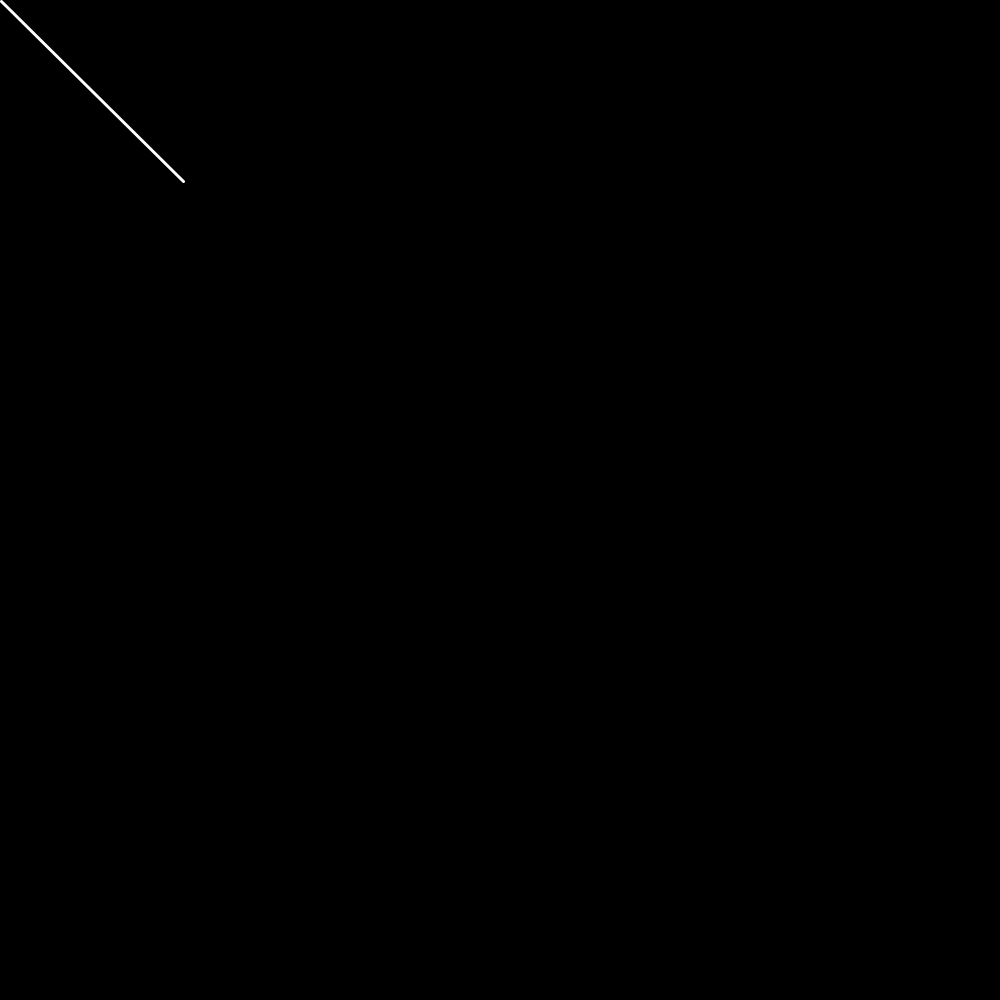
Frame 1 (no input)
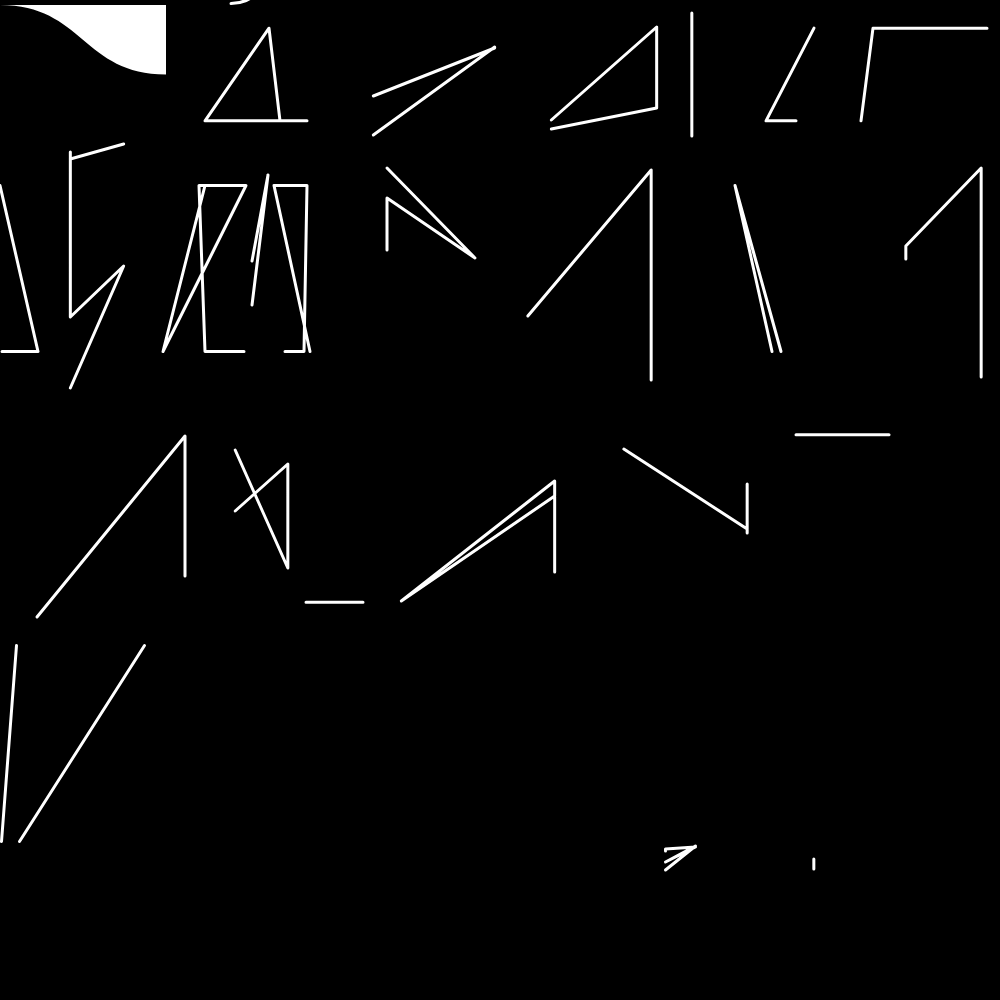
Frame 60 (no input)
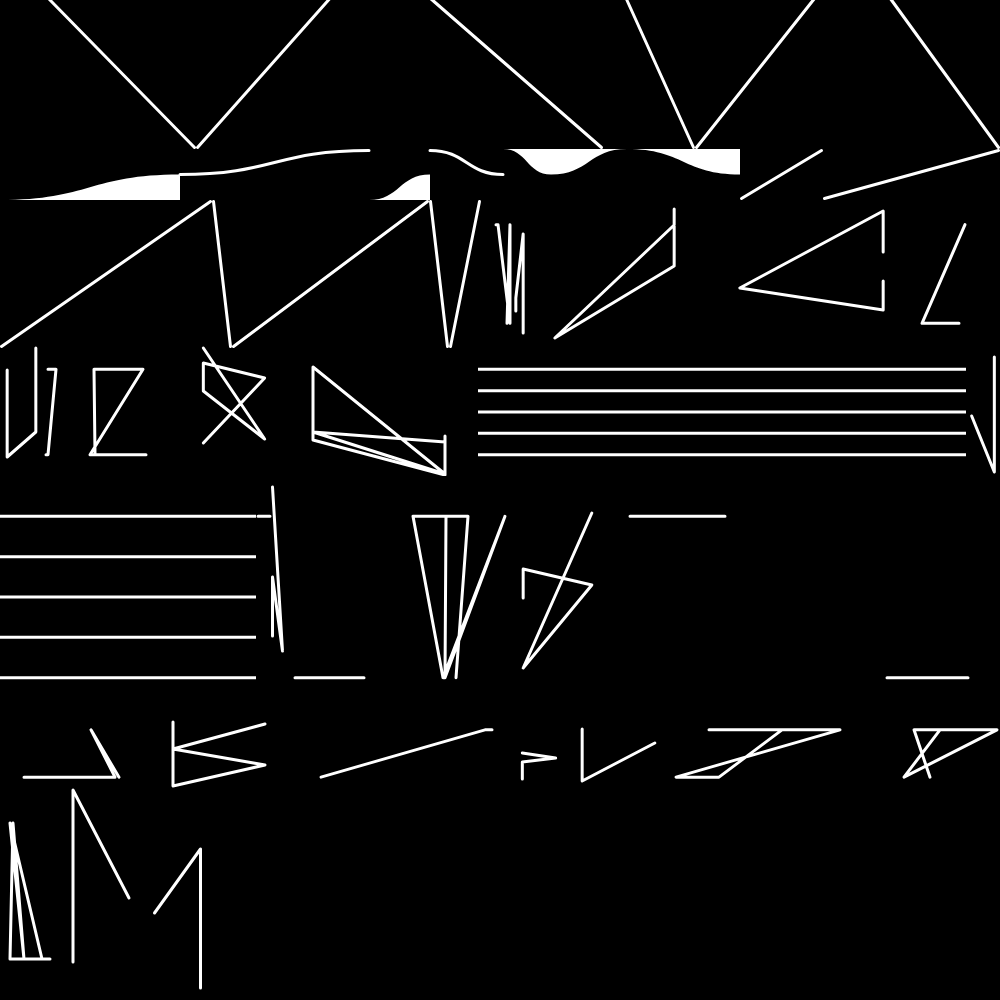
Frame 120 (the mouse pressed at the canvas centre since frame 60)

The p5.js sketch that drew these frames (run headless with seeded random() and noise() and a simulated clock; from frame 60 on, the mouse is pressed at the canvas centre):

// p5.js sketch
// ── sketch.js
// enable strict mode
"use strict";

// VARIABLES
// ----------------------------------------------------------
var border = 200;

// UNITS
var u = {
  wMin: 10,
  wMax: 230,
  hMin: 10,
  hMax: 260,
  w: 0,
  h: 0
}

// selects PATTERNS
var choose = {
  main: 0,
  max: 0,
  local: 0
}

// PATTERNS
var names = [
              "diagLine",
              "triangleDraw",
              "circle",
              "diagLine2",
              "horizontLines",
              "lineFigures",
              "sineWave",
              "curves",
              "space"
            ];
var patterns = [];

// ARRAY
var a = {
  val: []
}

// NOISE
var n = {
  x : {
    off: 0,
    incr: 0.04
  },
  y : {
    off: 0,
    incr: 0.001
  }
}

var sine = {
  angle: 0,
  scale: 0,
  off: 0,
  offincr: 0.005,
  incr: 3.14/14
}

// POSITION
var p = {
  x: 0,
  y: 0
}

// COLOR
var col = {
  bgnd: 0,
  f: 255,
  s: 255
}

// STROKE
var s = {
  weight: 3,
  off: 0,
  cap: 0,
  join: 0,
  choose: 0
}

// ------------------------------------ ----------------------

function setup() {
  initPatterns();

  // initialize Variables
  s.off = s.weight/2;
  s.cap = ROUND;
  s.join = ROUND;

  u.w = int(random(u.wMin, u.wMax));
  u.h = int(random(u.hMin, u.hMax));

  // SETTINGS
  createCanvas(windowWidth-border, windowHeight);
  frameRate(20);
  background(col.bgnd);
}

// ----------------------------------------------------------

function draw() {
  // Assign noise to Array values
  setPatternNoise();

  // copy values from patterns in array
  a.val = new Array(patterns.length);
  for (let i=0; i < patterns.length; i++) {
    a.val[i] = patterns[i].value;
  }
  choose.max = max(a.val);

  // map noise to choose function
  choose.main = map(noise(n.x.off), 0, 1, 0, choose.max);

  // set Unit Width to random or until margin
  if (dist(p.x, p.y, width, p.y) > u.wMax) {
    u.w = round(random(u.wMin, u.wMax));
  } else {
    u.w = round(dist(p.x, p.y, width, p.y));
  }

  // sort patterns by value
  patterns.sort(function(a, b){
    return a.value-b.value
  })

  // selects Function according to pattern.name
  chooseFunction();

  // Paragraph Overflow or move X
  if (p.x + u.w > width-1) {
    // random Unit Height
    p.x = 0;
    p.y += u.h;
    u.h = round(random(u.hMin, u.hMax));
  } else {
    p.x += u.w;
  }

  // NOISE increment
  n.x.off += n.x.incr;
  n.y.off += n.y.incr;

  scrollScreen();
}

// ----------------------------------------------------------
// CORE FUNCTIONS

function initPatterns() {
  for (let i=0; i<names.length; i++) {
    patterns[i] = {
      name: names[i],
      value: 0,
      start: random(100000)
    }
  }
}

function setPatternNoise() {
  for (let i=0; i<patterns.length; i++) {
    patterns[i].value = map(noise(n.y.off + patterns[i].start), 0, 1, 0, 100);
  }
}

function chooseFunction() {
  for (let i=0; i < patterns.length; i++) {
    var foundOne = false;
    if (choose.main < patterns[i].value) {
      if (patterns[i].name == "diagLine") {
        diagLine();
        foundOne = true;
      }
      if (patterns[i].name == "triangleDraw") {
        triangleDraw();
        foundOne = true;
      }
      if (patterns[i].name == "circle") {
        circle();
        foundOne = true;
      }
      if (patterns[i].name == "diagLine2") {
        diagLine2();
        foundOne = true;
      }
      if (patterns[i].name == "horizontLines") {
        horizontLines();
        foundOne = true;
      }
      if (patterns[i].name == "sineWave") {
        sineWave();
        foundOne = true;
      }
      if (patterns[i].name == "space") {
        space();
        foundOne = true;
      }
      if (patterns[i].name == "curves") {
        curves();
        foundOne = true;
      }
      if (patterns[i].name == "lineFigures") {
        lineFigures();
        foundOne = true;
      }
    }
    if (foundOne) {
      break;
    }
  }
}

function scrollScreen() {
  if (p.y + u.h >= height) {
    copy(window, 0, 0, width, p.y, 0, -u.h, width, p.y);
    fill(col.bgnd);
    noStroke();
    rect(0, p.y - u.h, width, u.hMax);
    p.y = p.y - int(u.h);
  }
}

function windowResized() {
  resizeCanvas(windowWidth-border, windowHeight);
  background(col.bgnd);
}

// ----------------------------------------------------------
// PATTERN FUNCTIONS

function diagLine() {
  // STYLING
  stroke(col.s);
  strokeWeight(s.weight);
  strokeCap(s.cap);
  strokeJoin(s.join);
  noFill();

  // PATTERN
  choose.local = round(random(1));
  if (choose.local == 0) {
    line(p.x+s.off, p.y+s.off, p.x+u.w-s.off, p.y+u.h-s.off);
  } else {
    line(p.x+s.off, p.y+u.h-s.off, p.x+u.w-s.off, p.y+s.off);
  }
}

function triangleDraw() {
  choose.local = round(random(1));

  // STYLING
  if (choose.local < 2) {
    fill(col.f);
    noStroke();
  } else {
    noFill();
    stroke(col.s);
    strokeWeight(s.weight);
  }

  // PATTERN
  if (choose.local == 0) {
    triangle(p.x, p.y, p.x+u.w, p.y, p.x, p.y+u.h);
  } else if (choose.local == 1) {
    triangle(p.x+u.w, p.y, p.x+u.w, p.y+u.h, p.x, p.y+u.h);
  }
}

function curves() {
  choose.local = round(random(7));

  // STYLING
  if (choose.local < 4) {
    noFill();
    stroke(col.s);
    strokeWeight(s.weight);
    strokeCap(s.cap);
    strokeJoin(s.join);
  } else {
    fill(col.f);
    noStroke();
  }

  // PATTERN
  if (choose.local == 0) {
    bezier( p.x, p.y+u.h/2, // vertex mid-left
            p.x+u.w/2, p.y+u.h/2,
            p.x+u.w/2, p.y+u.h-s.off,
            p.x+u.w, p.y+u.h-s.off); //vertex down-right
  } else if (choose.local == 1) {
    bezier( p.x+u.w, p.y+u.h/2, // vertex mid-right
            p.x+u.w/2, p.y+u.h/2,
            p.x+u.w/2, p.y+u.h-s.off,
            p.x, p.y+u.h-s.off); //vertex down-left
  } else if (choose.local == 2) {
    bezier( p.x+u.w, p.y+u.h/2, // vertex mid-right
            p.x+u.w/2, p.y+u.h/2,
            p.x+u.w/2, p.y+s.off,
            p.x, p.y+s.off); // vertex up-left
  } else if (choose.local == 3) {
    bezier( p.x, p.y+u.h/2, // vertex mid-left
            p.x+u.w/2, p.y+u.h/2,
            p.x+u.w/2, p.y+s.off,
            p.x+u.w, p.y+s.off); // vertex up-right
  } else if (choose.local == 4) {
    // filled shape
    beginShape();
    vertex (p.x, p.y+u.h/2); // vertex mid-left
    bezierVertex( p.x+u.w/2, p.y+u.h/2,
                  p.x+u.w/2, p.y+u.h,
                  p.x+u.w, p.y+u.h); // vertex down-right
    bezierVertex( p.x+u.w, p.y+u.h,
                  p.x, p.y+u.h,
                  p.x, p.y+u.h); // vertex down-left
    endShape();
  } else if (choose.local == 5) {
    // filled shape
    beginShape();
    vertex (p.x+u.w, p.y+u.h/2); // vertex mid-right
    bezierVertex( p.x+u.w/2, p.y+u.h/2,
                  p.x+u.w/2, p.y+u.h,
                  p.x, p.y+u.h); // vertex down-left
    bezierVertex( p.x, p.y+u.h,
                  p.x+u.w, p.y+u.h,
                  p.x+u.w, p.y+u.h); // vertex down-right
    endShape();
  } else if (choose.local == 6) {
    // filled shape
    beginShape();
    vertex (p.x+u.w, p.y+u.h/2); // vertex mid-right
    bezierVertex( p.x+u.w/2, p.y+u.h/2,
                  p.x+u.w/2, p.y,
                  p.x, p.y); // vertex up-left
    bezierVertex( p.x, p.y,
                  p.x+u.w, p.y,
                  p.x+u.w, p.y); // vertex up-right
    endShape();
  } else if (choose.local == 7) {
    // filled shape
    beginShape();
    vertex (p.x, p.y+u.h/2); // vertex mid-left
    bezierVertex( p.x+u.w/2, p.y+u.h/2,
                  p.x+u.w/2, p.y,
                  p.x+u.w, p.y); // vertex up-right
    bezierVertex( p.x+u.w, p.y,
                  p.x, p.y,
                  p.x, p.y); // vertex up-left
    endShape();
  }
}

function circle() {
  choose.local = round(random(1));
  // Local VARIABLES
  var circleSize = 0;
  var half = {
    off: radians(map(round(random(8)), 0, 8, 0, 360)),  // offset rotation in 45° steps
    start: radians(0),  // set arc to 180°
    end: radians(180)
  }

  // STYLING
  s.choose = round(random(1));
  if (s.choose == 0) {
    noStroke();
    fill(col.f);
  } else {
    noFill();
    stroke(col.s);
    strokeWeight(s.weight);
    strokeCap(s.cap);
    strokeJoin(s.join);
  }

  // determine size of circle
  if (u.w < u.h) {
    circleSize = random(u.w/8, u.w);
  } else {
    circleSize = random(u.h/8, u.h);
  }

  // PATTERN
  if (choose.local == 0) {
    ellipse(p.x+u.w/2, p.y+u.h/2, circleSize, circleSize);
  } else {
    arc(p.x+u.w/2, p.y+u.h/2, circleSize, circleSize, half.start+half.off, half.end+half.off, PIE);
  }
}

function diagLine2() {
  choose.local = round(random(1));

  // STYLING
  stroke(col.s);
  strokeWeight(s.weight);
  strokeCap(s.cap);
  strokeJoin(s.join);
  noFill();

  // PATTERN
  beginShape();
  if (choose.local == 0) {
    vertex(p.x, p.y+s.off);
    vertex(p.x+u.w/3, p.y+u.h/3);
    vertex(p.x+u.w-u.w/3, p.y+u.h/3);
    vertex(p.x+u.w, p.y+u.h-s.off);
  } else {
    vertex(p.x+u.w, p.y+s.off);
    vertex(p.x+u.w-u.w/3, p.y+u.h-u.h/3);
    vertex(p.x+u.w/3, p.y+u.h-u.h/3);
    vertex(p.x, p.y+u.h-s.off);
  }
  endShape();
}

function horizontLines() {
  // local VARIABLES
  var lineMax = round(random(3, 6));
  // STYLING
  stroke(col.s);
  strokeWeight(s.weight);
  strokeCap(PROJECT);
  strokeJoin(s.join);
  noFill();

  // PATTERN
  for (let i=1; i<=lineMax; i++) {
    line(p.x+s.off, p.y+i*u.h/(lineMax+1), p.x+u.w-s.off, p.y+i*u.h/(lineMax+1));
  }
}

function lineFigures() {
  choose.local = round(random(1));

  // local variables
  var ln = {
    min: 3,
    max: 7,
    num: 0,
    choose: 0
  }
  var temp = {
    x: 0,
    y: 0
  }

  // set line count
  ln.num = round(random(ln.min, ln.max));

  // STYLING
  noFill();
  stroke(col.s);
  strokeWeight(s.weight);
  strokeCap(s.cap);
  strokeJoin(s.join);

  // draw Linefigure
  beginShape();
  for (let i=0; i< ln.num; i++) {
    if (choose.local == 0) {
      // x either 0 or u.w
      ln.choose = round(random(1));
      if (ln.choose == 0) {
        temp.x = u.w/6;
      } else {
        temp.x = u.w-u.w/6;
      }
      temp.y = round(random(u.h));
    } else {
      // y either 0 or u.h
      ln.choose = round(random(1));
      if(ln.choose == 0) {
        temp.y = u.h/6;
      } else {
        temp.y = u.h - u.h/6;
      }
      temp.x = round(random(u.w));
    }
    // draw vertices
    vertex(p.x + temp.x, p.y + temp.y);
  }
  endShape();
}

function sineWave() {
  // STYLING
  stroke(col.s);
  strokeWeight(s.weight);
  strokeCap(s.cap);
  strokeJoin(s.join);
  noFill();

  // PATTERN
  beginShape();
  for (let i=0; i<u.w; i++) {
    sine.scale = map(noise(sine.off+6000), 0, 1, 0, u.h/2);
    sine.incr = map(noise(sine.off), 0, 1, PI/180, PI/6);
    var tempY = u.h/2 + (sin(sine.angle) * sine.scale);
    vertex(p.x+i, p.y+tempY);
    // increment noise for sine
    sine.angle += sine.incr;
    sine.off += sine.offincr;
  }
  endShape();
}

function space() {}

// ── style.css
/* style.css */

html, body {
  height: 100%;
}

body {
  margin: 0;
  display: flex;
  background-color: black;

  /* This centers our sketch horizontally. */
  justify-content: center;

  /* This centers our sketch vertically. */
  /*align-items: center;*/
}
